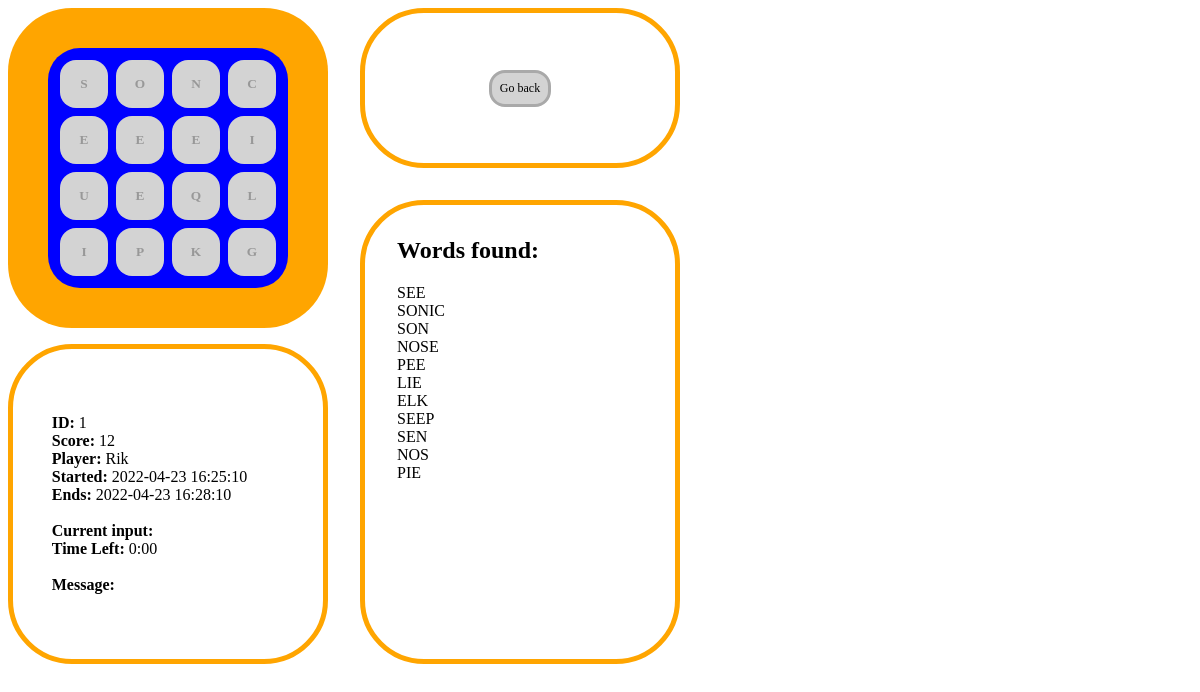
The app's page /game/1 (signed in) with its own data.
### model/game.py (models this page shows, shortened)
class Game(db.Model):
    id = db.Column(db.Integer, primary_key=True)
    score = db.Column(db.Integer, unique=False, nullable=False)
    finished = db.Column(db.Boolean, unique=False, nullable=False)
    letters = db.Column(db.String(24), unique=False, nullable=False)
    words = db.Column(db.String(), unique=False, nullable=False)
    start_time = db.Column(db.DateTime(), unique=False, nullable=False)
    end_time = db.Column(db.DateTime(), unique=False, nullable=False)
    player_id = db.Column(db.Integer, db.ForeignKey('player.id'), nullable=False)
    player = db.relationship('Player', backref=db.backref('Game', lazy=True))
    board = [
        ['', '', '', ''],
        ['', '', '', ''],
        ['', '', '', ''],
        ['', '', '', '']
    ]
    word_list = []
    current_input = ""
    current_letters = []
    message = ""
    def generate_board(self):
        i = 0
        y = 0
        while y < 4:
            x = 0
            while x < 4:
                self.board[y][x] = self.letters[i]
                x += 1
                i += 1
            y += 1
    def generate_word_list(self):
        self.word_list = self.words.split(',')

### model/player.py (models this page shows, shortened)
class Player(db.Model):
    id = db.Column(db.Integer, primary_key=True)
    name = db.Column(db.String(250), unique=True, nullable=False)
    password = db.Column(db.String(250), unique=False, nullable=False)

### controller/gamecontroller.py (the view)
@app.route('/game/<game_id>', methods=['GET'])
def show_game(game_id):
    session["current_x"] = ""
    session["current_y"] = ""
    session["current_input"] = ""
    session["current_letters"] = ""
    game = Game.query.filter(Game.id == game_id).first()
    game.generate_board()
    game.generate_word_list()
    if session.get("player_id") != None and game.player_id == session["player_id"]:
        return render_template('game.html', game=game, now=datetime.now())
    else:
        return render_template("error.html", message="You don't have the rights to play this game")

### templates/game.html (shortened to what this page needs)
<!DOCTYPE html>
<html lang="en">
<head>
</head>
<body>
    <div style="display: flex;">
        <div>
            <div class="game-container">
                <table class="game-board">
                    {% for row in game.board %}
                    {% set outer_loop = loop %}
                        <tr>
                            {% for cell in row %}
                            <td>
                                <button {% if game.end_time < now %} disabled {% endif %}
                                        class="game-button" onclick="submitLetter({{outer_loop.index0}}, {{loop.index0}});">{{ cell }}</button>
                            </td>
                            {% endfor %}
                        </tr>
                    {% endfor %}
                </table>
            </div>
            <div class="game-info">
                <ul style="width: 75%;">
                    <li><b>ID:</b> {{ game.id }}</li>
                    <li><b>Score:</b> {{ game.score }}</li>
                    <li><b>Player:</b> {{ game.player.name }}</li>
                    <li><b>Started:</b> {{  game.start_time.strftime('%Y-%m-%d %H:%M:%S') }}</li>
                    <li><b>Ends:</b> {{  game.end_time.strftime('%Y-%m-%d %H:%M:%S') }}</li>
                    <li>&nbsp;</li>
                    <li><b>Current input:</b> {{game.current_input}}</li>
                    <li><b>Time Left:</b> <span id="GameRemainingTime"></span></li>
                    <li>&nbsp;</li>
                    <li><b>Message:</b> <br>{{game.message}}</li>
                </ul>
            </div>
        </div>
        <div>
            <div class="game-actions">
                <a class="game-action" href="/games">Go back</a>
            </div>
            <div class="game-words-container">
                <div class="game-words">
                    <h2>Words found:</h2>
                    <ul>
                        {% for word in game.word_list %}
                            <li>{{word}}</li>
                        {% endfor %}
                    </ul>
                </div>
            </div>
        </div>
    </div>
</body>
</html>

### templates/game.html (style rules this page uses)
body { font-family: "Comic Sans MS", "Comic Sans", cursive; }
.game-container { background-color: orange; height: 320px; width: 320px; border-radius: 64px; display: flex; flex-direction: row; flex-wrap: wrap; justify-content: center; align-items: center; }
.game-board { border-radius: 32px; background-color: blue; height: 240px; width: 240px; display: flex; flex-direction: row; flex-wrap: wrap; justify-content: center; align-items: center; }
.game-button { font-family: "Comic Sans MS", "Comic Sans", cursive; font-weight: bold; background-color: white; border-radius: 16px; border: none; height: 48px; width: 48px; margin: 2px; cursor: pointer; }
.game-button:disabled { font-family: "Comic Sans MS", "Comic Sans", cursive; font-weight: bold; background-color: lightgrey; border-radius: 16px; border: none; height: 48px; width: 48px; margin: 2px; cursor: default; }
.game-info { height: 310px; width: 310px; border: 5px solid orange; border-radius: 64px; display: flex; flex-direction: row; flex-wrap: wrap; justify-content: center; align-items: center; margin-top: 16px; }
.game-words-container { width: 310px; border: 5px solid orange; border-radius: 64px; margin-left: 32px; }
.game-words { height: 390px; margin: 32px; }
ul { list-style: none; padding: 0; }
.game-actions { height: 150px; width: 310px; border: 5px solid orange; border-radius: 64px; display: flex; flex-direction: row; flex-wrap: wrap; justify-content: center; align-items: center; margin-left: 32px; margin-bottom: 32px; }
.game-action { all: unset; cursor: pointer; background: lightgrey; border: 3px solid darkgrey; border-radius: 16px; padding: 8px; font-size: 12px; }

### records on screen
Game: id "1", score "12", start_time "2022-04-23 16:25:10", end_time "2022-04-23 16:28:10"
Player: player.name "Rik"

### other values on screen
{{ cell }} "S" "O" "N" "C" "E" "E" "E" "I" "U" "E" "Q" "L" "I" "P" "K" "G"
{{ word }} "SEE" "SONIC" "SON" "NOSE" "PEE" "LIE" "ELK" "SEEP" "SEN" "NOS" "PIE"
